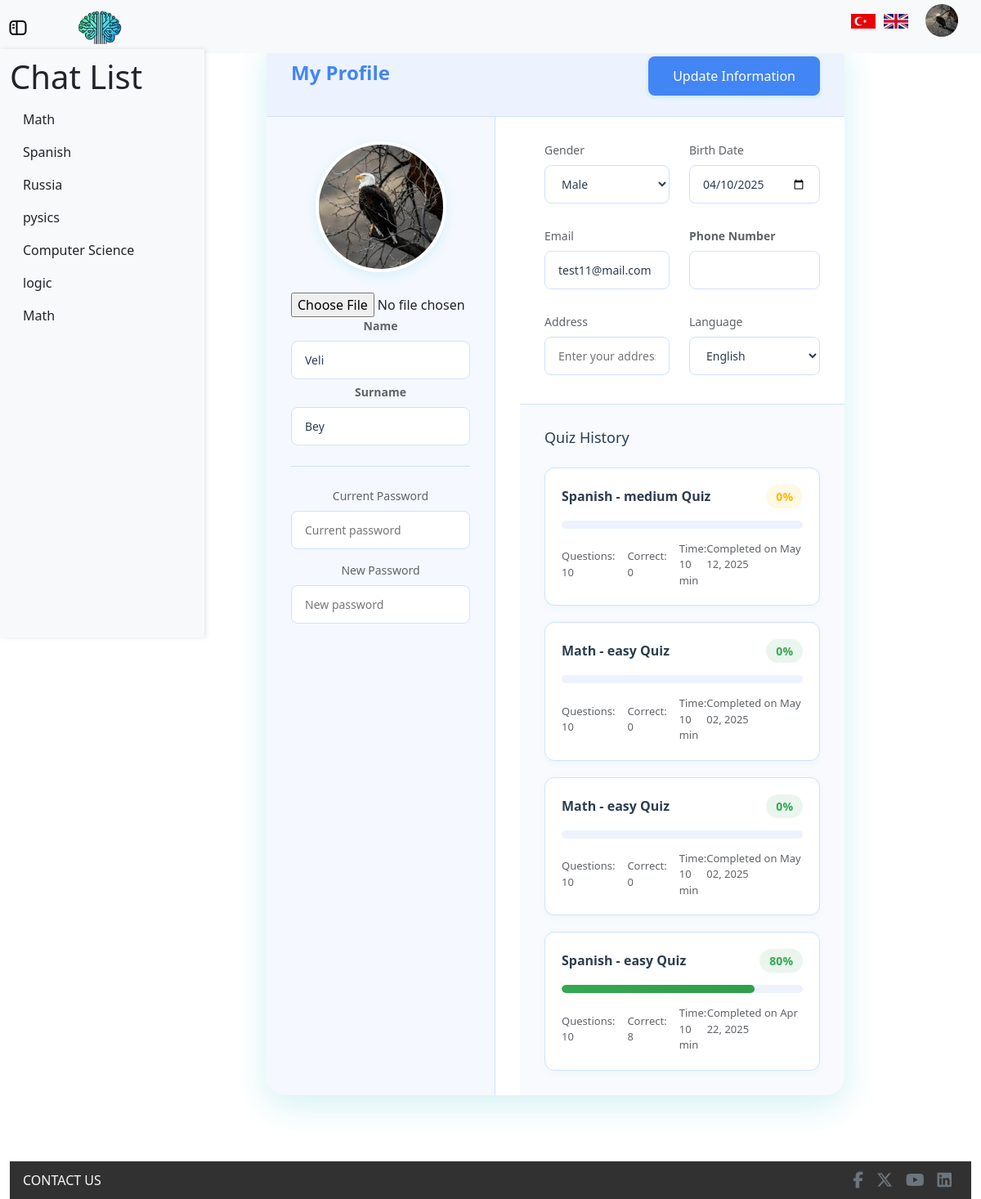
The app's page /profile (signed in) with its own data.
### models/information.py (models this page shows)
class Information(db.Model):
    id = db.Column(db.Integer, primary_key=True, autoincrement=True)
    user_id = db.Column(db.Integer, db.ForeignKey('user.id'), nullable=False)
    name = db.Column(db.String(50))
    surname = db.Column(db.String(50))
    telephone_number = db.Column(db.String(15))
    birth_date = db.Column(db.Date)
    gender = db.Column(db.String(10))
    address = db.Column(db.String(255))
    language = db.Column(db.String(20))
    profile_image = db.Column(db.String(200), nullable=True)

### models/chat_history.py (models this page shows)
class ChatHistory(db.Model):
    id = db.Column(db.Integer, primary_key=True)
    user_id = db.Column(db.Integer, db.ForeignKey('user.id'), nullable=False)
    topic = db.Column(db.String(100), nullable=False)
    chats = db.Column(MutableList.as_mutable(db.JSON), nullable=True)
    difficulty = db.Column(db.String(100), nullable=False, default="easy")
    timestamp = db.Column(db.DateTime, nullable=False, default=db.func.current_timestamp())
    realchat_count = db.Column(db.Integer, nullable=False, default=0)
    extrachat = db.Column(db.Integer, nullable=False, default=0)
    is_sumbitted = db.Column(db.Boolean, nullable=False, default=False)
    is_quizstarted = db.Column(db.Boolean, nullable=False, default=False)

### models/user.py (models this page shows)
class User(UserMixin, db.Model):
    id = db.Column(db.Integer, primary_key=True, autoincrement=True)
    email = db.Column(db.String(120), unique=True, nullable=False)
    password = db.Column(db.Text, nullable=False)
    information = db.relationship('Information', backref='user', lazy=True)
    chats = db.relationship('ChatHistory', backref='user', lazy=True)
    currentChatID = db.Column(db.Integer, nullable=True)

### models/quiz_result.py (models this page shows)
class QuizResult(db.Model):
    id = db.Column(db.Integer, primary_key=True)
    quiz_id = db.Column(db.Integer, db.ForeignKey('quiz.id'), nullable=False)
    score = db.Column(db.Integer, nullable=False)
    point = db.Column(db.Integer)
    passed = db.Column(db.Boolean)
    userAnswers = db.Column(MutableList.as_mutable(db.JSON))
    correctAnswers = db.Column(MutableList.as_mutable(db.JSON))
    timestamp = db.Column(db.DateTime, default=datetime.utcnow)

### models/quiz.py (models this page shows)
class Quiz(db.Model):
    id = db.Column(db.Integer, primary_key=True, autoincrement=True)
    user_id = db.Column(db.Integer, db.ForeignKey('user.id'), nullable=False)
    chat_id = db.Column(db.Integer, db.ForeignKey('chat_history.id'), nullable=False)
    difficulty = db.Column(db.String(100), nullable=False, default="easy")
    timestamp = db.Column(db.DateTime, nullable=False, default=db.func.current_timestamp())
    questions = db.relationship('QuizQuestion', backref='quiz', lazy=True, cascade="all, delete-orphan")

### routes/profile_routes.py (the view)
@profile_bp.route("/profile")
@login_required
def profile_page():
    user_chats = ChatHistory.query.filter_by(user_id=current_user.id).all()
    current_user.currentChatID = None
    db.session.commit()
    user_information = Information.query.filter_by(user_id=current_user.id).first()
    quizzes = (
        db.session.query(Quiz, QuizResult)
        .join(QuizResult, Quiz.id == QuizResult.quiz_id)
        .filter(Quiz.user_id == current_user.id)
        .order_by(QuizResult.timestamp.desc())
        .all()
    )
    result_list = []
    for quiz, result in quizzes:
        current_chat = ChatHistory.query.filter_by(id=quiz.chat_id).first()
        topic = current_chat.topic if current_chat else "Unknown Topic"
        difficulty = getattr(quiz, 'difficulty', 'Normal')
        result_list.append({
            "difficulty": difficulty,
            "title": f"{topic} - {difficulty} Quiz",
            "score": result.score,
            "correct": result.point,
            "total": 10,
            "time": 10,
            "date": result.timestamp.strftime("%b %d, %Y")
        })
    return render_template("profile.html", info=user_information, user_chats=user_chats, quiz_results=result_list)

### processors/babel_processor.py (called while the page is built)
def inject_babel():
    return dict(_=gettext)

def inject_locale():
    return {'get_locale': get_locale}

### server.py (called while the page is built)
@app.before_request
def before_request():
    g.locale = get_locale()
    g.timezone = get_timezone()

@login_manager.user_loader
def load_user(user_id):
    return User.query.get(int(user_id))

### utils/language_utils.py (called while the page is built)
def get_locale():
    if 'lang' in request.args:
        lang = request.args.get('lang')
        if lang in ['en', 'tr']:
            session['lang'] = lang
            return session['lang']
    elif 'lang' in session:
        return session.get('lang')
    return request.accept_languages.best_match(['en', 'tr'])

def get_timezone():
    user = getattr(g, 'user', None)
    if user is not None:
        return user.timezone

### templates/profile.html (shortened to what this page needs)
{% extends "layouts/profile_layout.html" %} {% block title %} Profile Page {% endblock title %}
{% block content %}
    <div class="container">
        <form method="POST" action="{{ url_for('profile_routes.update_information') }}" enctype="multipart/form-data">
            <div class="header">
                <h1>{{ _('My Profile') }}</h1>
                <button type="submit" class="save-btn" id="saveProfile">{{ _('Update Information') }}</button>
            </div>
            <div class="profile-section">
                <div class="profile-image">
                    <img src="{{ url_for('static', filename=info.profile_image or 'images/user.png') }}" alt="Profile Picture">
                    <input type="file" name="profile_image"/>
                    <div class="form-group">
                        <label for="name" class="form-label"><strong>{{ _('Name') }}</strong></label>
                        <input type="text" class="form-control" id="name" name="name" value="{{ info.name if info else '' }}" />
                    </div>
                    <div class="form-group">
                        <label for="surname" class="form-label"><strong>{{ _('Surname') }}</strong></label>
                        <input type="text" class="form-control" id="surname" name="surname" value="{{ info.surname if info else '' }}" />
                    </div>
                    <div class="form-group password-group">
                        <label>{{ _('Current Password') }}</label>
                        <input type="password" placeholder="Current password" readonly>
                        <label>{{ _('New Password') }}</label>
                        <input type="password" placeholder="New password" disabled>
                    </div>
                </div>
                <div class="form-content">
                    <div class="form-grid">
                        <div class="form-group">
                            <label>{{ _('Gender') }}</label>
                            <select name="gender">
                                <option value="Male" {% if info and info.gender == 'Male' %}selected{% endif %}>Male</option>
                            </select>
                        </div>
                        <div class="form-group">
                            <label for="birth_date">{{ _('Birth Date') }}</label>
                            <input type="date" name="birth_date" value="{{ info.birth_date if info else '' }}">
                        </div>
                        <div class="form-group">
                            <label>{{ _('Email') }}</label>
                            <input type="email" value="{{ current_user.email }}" readonly>
                        </div>
                        <div class="form-group">
                            <label for="telephone_number" class="form-label"><strong>{{ _('Phone Number') }}</strong></label>
                            <input type="text" class="form-control" id="telephone_number" name="telephone_number" value="{{ info.telephone_number if info else '' }}" />
                        </div>
                        <div class="form-group">
                            <label for="address">{{ _('Address') }}</label>
                            <input type="text" id="address" name="address" placeholder="Enter your address" value="{{ info.address if info else '' }}">
                        </div>
                        <div class="form-group">
                            <label>{{ _('Language') }}</label>
                            <select name="language">
                                <option value="English" {% if info and info.language == 'English' %}selected{% endif %}>English</option>
                            </select>
                        </div>
                    </div>
                    <div class="quiz-history">
                        <h3>
                            {{ _(' Quiz History') }}
                        </h3>
                        <div class="quiz-list">
                            {% for quiz in quiz_results %}
                            <div class="quiz-item">
                                <div class="quiz-header">
                                    <h4 class="quiz-title">{{ quiz.title }}</h4>
                                    <span class="quiz-score score-{{ 'high' if quiz.difficulty == 'easy' else 'medium' if quiz.difficulty == 'medium' else 'low' }}">{{ quiz.score }}%</span>
                                </div>
                                <div class="quiz-progress-bar">
                                    <div class="quiz-progress progress-{{ 'high' if quiz.difficulty == 'easy' else 'medium' if quiz.difficulty == 'medium' else 'low' }}" style="width: {{ quiz.correct * 10 }}%"></div>
                                </div>
                                <div class="quiz-details">
                                    <div class="quiz-info">
                                        <span>{{ _('Questions: ') }} {{ quiz.total }}</span>
                                        <span>{{ _('Correct: ') }} {{ quiz.correct }}</span>
                                        <span>{{ _('Time: ') }} {{ quiz.time }} min</span>
                                    </div>
                                    <div class="quiz-date">{{ _('Completed on ') }} {{ quiz.date }}</div>
                                </div>
                            </div>
                            {% endfor %}
                        </div>
                    </div>
                </div>
            </div>
        </form>
    </div>
    {% endblock content %}

### templates/layouts/profile_layout.html (shortened to what this page needs)
<!doctype html>
<html lang="en">
<head>
    <link rel="stylesheet" href="https://cdnjs.cloudflare.com/ajax/libs/font-awesome/6.5.1/css/all.min.css">
    <link href="https://cdn.jsdelivr.net/npm/bootstrap@5.3.3/dist/css/bootstrap.min.css" rel="stylesheet" />
    <link href="{{ url_for('static', filename='css/style.css') }}" rel="stylesheet" />
    <link href="{{ url_for('static', filename='css/profile.css') }}" rel="stylesheet" />
</head>
<body>
    <nav class="navbar navbar-expand-lg navbar-light d-flex bg-light">
        <div class="container-fluid">
            {% if current_user.is_authenticated %}
            <a class="navbar-brand" id="toggle-sidebar"></a>
            <a class="navbar-brand" id="toggle-logo" href="{{ url_for('home_routes.home_page') }}"><img src="{{ url_for('static', filename='images/logo.jpg') }}" class="logo"/></a>
            <div class="navbar-nav ms-auto d-flex align-items-center" id="navbarNav">
                <ul class="navbar-brand d-flex align-items-center">
                    <li class="nav-item d-flex" id="change_language">
                        <a href="{{ url_for('language_routes.change_language', lang_code='tr') }}">
                            <img src="{{ url_for('static', filename='images/Türkçe.jpg') }}" alt="Türkçe" class="language-flag" />
                        </a>
                        <a href="{{ url_for('language_routes.change_language', lang_code='en') }}">
                            <img src="{{ url_for('static', filename='images/English.png') }}" alt="English" class="language-flag" />
                        </a>
                    </li>
                    <li class="nav-item ms-3">
                        <img src="{{ url_for('static', filename=info.profile_image or 'images/user.png') }}" class="rounded-circle"
                            id="userDropdown" role="button" data-bs-toggle="dropdown" aria-expanded="false" />
                    </li>
                </ul>
            </div>
            {% endif %}
        </div>
    </nav>
    <div class="container-fluid">
        <div class="row">
            {% if current_user.is_authenticated %}
            <div id="sidebar" class="col-md-3 col-lg-2 d-md-block bg-light sidebar d-flex flex-column pb-5">
                <h1>Chat List</h1>
                <ul class="nav flex-column position-sticky">
                    {% if user_chats %}
                    {% for chat in user_chats %}
                    <li class="nav-item">
                        <a class="nav-link text-dark" href="{{ url_for('chat_routes.chatl', id=chat.id) }}">
                            <span>{{ chat.topic }}</span>
                        </a>
                    </li>
                    {% endfor %}
                    {% else %}
                    <li class="nav-item">
                        <span class="text-muted">{{ _('No chat history available.') }}</span>
                    </li>
                    {% endif %}
                </ul>
            </div>
            {% endif %}
            <main class="col-md-9 ms-sm-auto col-lg-10 px-md-4 d-flex justify-content-center mt-4">
                {% block content %}{% endblock content %}
            </main>
        </div>
        <footer class="d-flex flex-column flex-md-row justify-content-between align-items-center border-top px-3 py-2">
        <span class="contact-us-text text-light text-center mb-2 mb-md-0">{{ _('CONTACT US') }}</span>
        <ul class="d-flex align-items-center justify-content-center list-unstyled mb-0">
            <li><a href="#" class="mx-2 fs-5 text-secondary"><i
                        class="footer-contact-us-icons fa-brands fa-facebook-f"></i></a></li>
            <li><a href="#" class="mx-2 fs-5 text-secondary"><i
                        class="footer-contact-us-icons fa-brands fa-x-twitter"></i></a></li>
            <li><a href="#" class="mx-2 fs-5 text-secondary"><i class="footer-contact-us-icons fab fa-youtube"></i></a>
            </li>
            <li><a href="#" class="mx-2 fs-5 text-secondary"><i class="footer-contact-us-icons fab fa-linkedin"></i></a>
            </li>
        </ul>
    </footer>
    </div>
</body>
</html>

### static/css/style.css (style rules this page uses)
body { margin: 0; padding: 0; width: 100%; height: 100vh; overflow-x: hidden; }
.logo { height: 50px; width: auto; margin-right: 10px; transition: transform 0.3s ease; }
.navbar { height: 65px; width: 100%; position: fixed; top: 0; }
.row { min-height: 700px; margin-bottom: 40px; }
main { min-height: 700px; margin-top: 200px; }
#userDropdown { width: 40px; height: 40px; cursor: pointer; }
#sidebar { height: 90vh; width: 250px; overflow-y: auto; position: fixed; top: 0; left: -250px; background-color: white; box-shadow: 2px 0 5px rgba(0, 0, 0, 0.1); transition: left 0.3s ease; z-index: 1040; padding-bottom: 50px; margin-top: 60px; padding-top: 10px; margin-bottom: 50px; }
#sidebar.show { left: 0; }
#toggle-sidebar { left: 10px; z-index: 1050; position: absolute; }
#toggle-logo { left: 90px; z-index: 1050; position: absolute; }
.contact-us-text { color: #414040; }
.nav-item { list-style-type: none; margin: 0; padding: 0; }
.language-flag { width: 30px; height: auto; margin: 0 5px; cursor: pointer; transition: transform 0.3s ease; }
footer { width: 100%; background-color: rgb(49, 49, 49); color: white; padding: 10px 0; position: relative; z-index: 9999; }
.container-fluid { display: flex; flex-wrap: wrap; gap: 20px; justify-content: center; align-items: flex-start; }

### records on screen
Information: profile_image (picture), name "Veli", surname "Bey", gender "Male", birth_date "04/10/2025", language "English"
ChatHistory: topic "Math"
ChatHistory: topic "Spanish"
ChatHistory: topic "Russia"
ChatHistory: topic "pysics"
ChatHistory: topic "Computer Science"
ChatHistory: topic "logic"
ChatHistory: topic "Math"
User: email "test11@mail.com"
QuizResult: title "Spanish - medium Quiz", score "0", total "10", correct "0", time "10", date "May 12, 2025"
QuizResult: title "Math - easy Quiz", score "0", total "10", correct "0", time "10", date "May 02, 2025"
QuizResult: title "Spanish - easy Quiz", score "80", total "10", correct "8", time "10", date "Apr 22, 2025"
